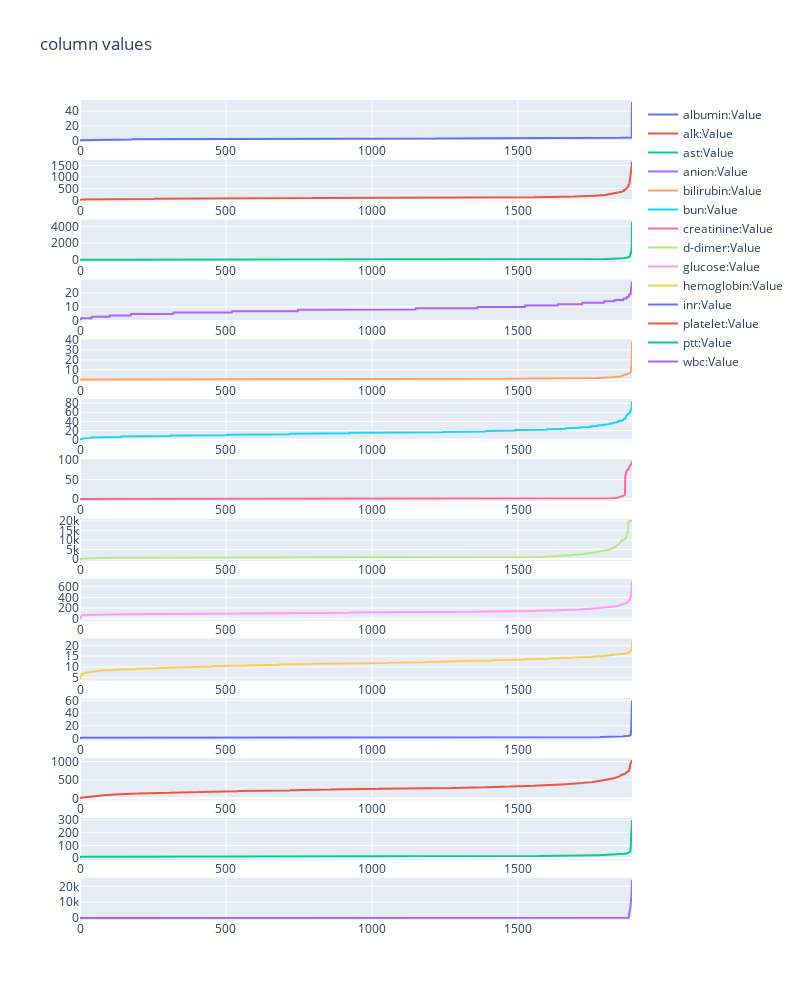

Source (notebook cell):
### Code cell
fig = make_subplots(rows=14, cols=1)
for i in range(15,29):
    tempx=np.arange(1892)
    temp = np.zeros(1892)
    temp=np.sort(modlab_data.iloc[:,i])
    fig.append_trace(
        go.Scatter(x=tempx,y=temp,name=modlab_data.columns[i]),
        row=i-14,
        col=1
    )
fig.update_layout(height=1000, width=800, title_text="column values")
fig.show()

### Figure 1 — Plotly figure (JSON) as saved in the notebook; plotly's stock layout.template omitted (floating-point values rounded to 4 significant figures; data arrays with more than 128 entries replaced by an {"elided": "..."} marker saying what was removed)
{"data": [{"name": "albumin:Value", "type": "scatter", "x": {"elided": "1892 int values"}, "xaxis": "x", "y": {"elided": "1892 float values"}, "yaxis": "y"}, {"name": "alk:Value", "type": "scatter", "x": {"elided": "1892 int values"}, "xaxis": "x2", "y": {"elided": "1892 float values"}, "yaxis": "y2"}, {"name": "ast:Value", "type": "scatter", "x": {"elided": "1892 int values"}, "xaxis": "x3", "y": {"elided": "1892 float values"}, "yaxis": "y3"}, {"name": "anion:Value", "type": "scatter", "x": {"elided": "1892 int values"}, "xaxis": "x4", "y": {"elided": "1892 float values"}, "yaxis": "y4"}, {"name": "bilirubin:Value", "type": "scatter", "x": {"elided": "1892 int values"}, "xaxis": "x5", "y": {"elided": "1892 float values"}, "yaxis": "y5"}, {"name": "bun:Value", "type": "scatter", "x": {"elided": "1892 int values"}, "xaxis": "x6", "y": {"elided": "1892 float values"}, "yaxis": "y6"}, {"name": "creatinine:Value", "type": "scatter", "x": {"elided": "1892 int values"}, "xaxis": "x7", "y": {"elided": "1892 float values"}, "yaxis": "y7"}, {"name": "d-dimer:Value", "type": "scatter", "x": {"elided": "1892 int values"}, "xaxis": "x8", "y": {"elided": "1892 float values"}, "yaxis": "y8"}, {"name": "glucose:Value", "type": "scatter", "x": {"elided": "1892 int values"}, "xaxis": "x9", "y": {"elided": "1892 float values"}, "yaxis": "y9"}, {"name": "hemoglobin:Value", "type": "scatter", "x": {"elided": "1892 int values"}, "xaxis": "x10", "y": {"elided": "1892 float values"}, "yaxis": "y10"}, {"name": "inr:Value", "type": "scatter", "x": {"elided": "1892 int values"}, "xaxis": "x11", "y": {"elided": "1892 float values"}, "yaxis": "y11"}, {"name": "platelet:Value", "type": "scatter", "x": {"elided": "1892 int values"}, "xaxis": "x12", "y": {"elided": "1892 float values"}, "yaxis": "y12"}, {"name": "ptt:Value", "type": "scatter", "x": {"elided": "1892 int values"}, "xaxis": "x13", "y": {"elided": "1892 float values"}, "yaxis": "y13"}, {"name": "wbc:Value", "type": "scatter", "x": {"elided": "1892 int values"}, "xaxis": "x14", "y": {"elided": "1892 float values"}, "yaxis": "y14"}], "layout": {"height": 1000, "title": {"text": "column values"}, "width": 800, "xaxis": {"anchor": "y", "domain": [0, 1]}, "xaxis10": {"anchor": "y10", "domain": [0, 1]}, "xaxis11": {"anchor": "y11", "domain": [0, 1]}, "xaxis12": {"anchor": "y12", "domain": [0, 1]}, "xaxis13": {"anchor": "y13", "domain": [0, 1]}, "xaxis14": {"anchor": "y14", "domain": [0, 1]}, "xaxis2": {"anchor": "y2", "domain": [0, 1]}, "xaxis3": {"anchor": "y3", "domain": [0, 1]}, "xaxis4": {"anchor": "y4", "domain": [0, 1]}, "xaxis5": {"anchor": "y5", "domain": [0, 1]}, "xaxis6": {"anchor": "y6", "domain": [0, 1]}, "xaxis7": {"anchor": "y7", "domain": [0, 1]}, "xaxis8": {"anchor": "y8", "domain": [0, 1]}, "xaxis9": {"anchor": "y9", "domain": [0, 1]}, "yaxis": {"anchor": "x", "domain": [0.9485, 1]}, "yaxis10": {"anchor": "x10", "domain": [0.2918, 0.3434]}, "yaxis11": {"anchor": "x11", "domain": [0.2189, 0.2704]}, "yaxis12": {"anchor": "x12", "domain": [0.1459, 0.1974]}, "yaxis13": {"anchor": "x13", "domain": [0.07296, 0.1245]}, "yaxis14": {"anchor": "x14", "domain": [0, 0.05153]}, "yaxis2": {"anchor": "x2", "domain": [0.8755, 0.927]}, "yaxis3": {"anchor": "x3", "domain": [0.8026, 0.8541]}, "yaxis4": {"anchor": "x4", "domain": [0.7296, 0.7811]}, "yaxis5": {"anchor": "x5", "domain": [0.6566, 0.7082]}, "yaxis6": {"anchor": "x6", "domain": [0.5837, 0.6352]}, "yaxis7": {"anchor": "x7", "domain": [0.5107, 0.5622]}, "yaxis8": {"anchor": "x8", "domain": [0.4378, 0.4893]}, "yaxis9": {"anchor": "x9", "domain": [0.3648, 0.4163]}}}
